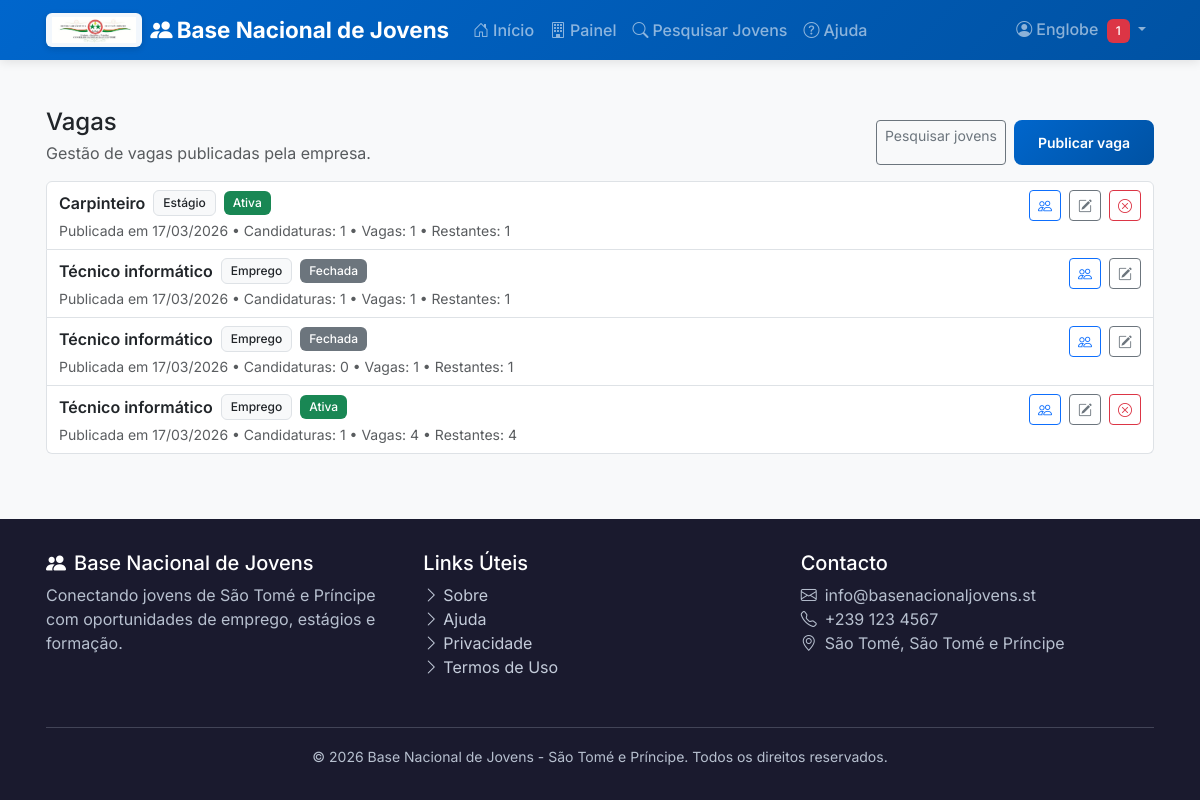
/companies/vagas/ (signed in), run on the app's committed database.
### accounts/models.py (models this page shows, shortened)
class User(AbstractBaseUser, PermissionsMixin):
    class ProfileType(models.TextChoices):
        JOVEM = 'JO', _('Jovem')
        OPERADOR = 'OP', _('Operador Distrital')
        EMPRESA = 'EMP', _('Empresa')
        ADMIN = 'ADM', _('Administrador')
        TECNICO = 'TEC', _('Técnico PNUD')
    email = models.EmailField(_('email address'), unique=True, blank=True, null=True)
    telefone = models.CharField(_('telefone'), max_length=20, unique=True)
    nome = models.CharField(_('nome completo'), max_length=255)
    perfil = models.CharField(
        _('perfil'),
        max_length=3,
        choices=ProfileType.choices,
        default=ProfileType.JOVEM
    )
    distrito = models.ForeignKey(
        'core.District',
        on_delete=models.SET_NULL,
        null=True,
        blank=True,
        verbose_name=_('distrito')
    )
    is_staff = models.BooleanField(_('staff status'), default=False)
    is_active = models.BooleanField(_('active'), default=True)
    is_verified = models.BooleanField(_('verificado'), default=False)
    consentimento_dados = models.BooleanField(
        _('consentimento para uso de dados'),
        default=False,
        help_text=_('Autorizo o uso dos meus dados para fins de empregabilidade')
    )
    consentimento_contacto = models.BooleanField(
        _('consentimento para contacto'),
        default=False,
        help_text=_('Autorizo ser contactado por SMS/WhatsApp/email')
    )
    data_consentimento = models.DateTimeField(null=True, blank=True)
    date_joined = models.DateTimeField(_('date joined'), default=timezone.now)
    last_login = models.DateTimeField(_('last login'), null=True, blank=True)
    nome_empresa = models.CharField(_('nome da empresa'), max_length=255, blank=True)
    nif = models.CharField(_('NIF'), max_length=20, blank=True)
    setor_empresa = models.CharField(_('setor'), max_length=100, blank=True)
    associacao_parceira = models.CharField(_('associação/parceiro'), max_length=255, blank=True)
    objects = UserManager()
    USERNAME_FIELD = 'telefone'
    REQUIRED_FIELDS = ['nome']
    class Meta:
        verbose_name = _('utilizador')
        verbose_name_plural = _('utilizadores')
        ordering = ['-date_joined']
    @property
    def is_jovem(self):
        return self.perfil == self.ProfileType.JOVEM
    @property
    def is_empresa(self):
        return self.perfil == self.ProfileType.EMPRESA
    def has_company_profile(self):
        return hasattr(self, 'company_profile')

### companies/models.py (models this page shows, shortened)
class JobPost(models.Model):
    TIPO_CHOICES = [
        ('EST', _('Estágio')),
        ('EMP', _('Emprego')),
        ('FOR', _('Formação')),
    ]
    ESTADO_CHOICES = [
        ('ATIVA', _('Ativa')),
        ('FECHADA', _('Fechada')),
        ('PAUSADA', _('Pausada')),
    ]
    company = models.ForeignKey(
        Company,
        on_delete=models.CASCADE,
        related_name='job_posts',
        verbose_name=_('empresa')
    )
    titulo = models.CharField(_('título'), max_length=255)
    descricao = models.TextField(_('descrição'))
    requisitos = models.TextField(_('requisitos'))
    tipo = models.CharField(_('tipo'), max_length=3, choices=TIPO_CHOICES)
    numero_vagas = models.PositiveIntegerField(
        _('número de vagas'),
        default=1
    )
    distrito = models.ForeignKey(
        'core.District',
        on_delete=models.SET_NULL,
        null=True,
        blank=True,
        verbose_name=_('distrito')
    )
    local_trabalho = models.CharField(_('local de trabalho'), max_length=255, blank=True)
    nivel_educacao = models.CharField(
        _('nível de educação requerido'),
        max_length=3,
        choices=settings.EDUCATION_LEVELS,
        blank=True
    )
    area_formacao = models.CharField(
        _('área de formação'),
        max_length=3,
        choices=settings.AREAS_FORMACAO,
        blank=True
    )
    experiencia_minima = models.IntegerField(
        _('experiência mínima (anos)'),
        default=0
    )
    salario = models.CharField(_('salário/remuneração'), max_length=255, blank=True)
    beneficios = models.TextField(_('benefícios'), blank=True)
    estado = models.CharField(
        _('estado'),
        max_length=10,
        choices=ESTADO_CHOICES,
        default='ATIVA'
    )
    data_publicacao = models.DateTimeField(_('publicada em'), auto_now_add=True)
    data_fecho = models.DateField(_('data de fecho'), null=True, blank=True)
    visualizacoes = models.PositiveIntegerField(_('visualizações'), default=0)
    class Meta:
        verbose_name = _('vaga')
        verbose_name_plural = _('vagas')
        ordering = ['-data_publicacao']
    @property
    def total_candidaturas(self):
        return self.applications.count()
    @property
    def vagas_preenchidas(self):
        if hasattr(self, 'aceites'):
            return self.aceites
        return self.applications.filter(estado='ACEITE').count()
    @property
    def vagas_restantes(self):
        return max(self.numero_vagas - self.vagas_preenchidas, 0)
    @property
    def tem_vagas_disponiveis(self):
        return self.vagas_restantes > 0

### companies/views.py (the view)
# urls.py: path('vagas/', views.job_list, name='job_list'),
@login_required
def job_list(request):
    if not request.user.is_empresa or not request.user.has_company_profile():
        messages.error(request, _('Acesso negado.'))
        return redirect('home')
    company = request.user.company_profile
    vagas = company.job_posts.all()
    context = {
        'vagas': vagas,
        'company': company
    }
    return render(request, 'companies/job_list_page.html', context)

### templates/companies/job_list_page.html (shortened to what this page needs)
{% extends 'base/base.html' %}
{% block content %}
<div class="container py-5">
  <div class="d-flex flex-wrap justify-content-between align-items-end gap-2 mb-3">
    <div>
      <h4 class="mb-1">Vagas</h4>
      <p class="text-muted mb-0">Gestão de vagas publicadas pela empresa.</p>
    </div>
    <div class="d-flex gap-2">
      <a href="{% url 'companies:search_youth' %}" class="btn btn-outline-secondary btn-sm">Pesquisar jovens</a>
      <a href="{% url 'companies:job_create' %}" class="btn btn-primary btn-sm">Publicar vaga</a>
    </div>
  </div>
  {% include 'companies/job_list.html' %}
</div>
{% endblock %}

### templates/base/base.html (shortened to what this page needs)
<!DOCTYPE html>
<html lang="pt-pt">
{% load static %}
{% load form_tags %}
<head>
    <link href="https://cdn.jsdelivr.net/npm/bootstrap@5.3.2/dist/css/bootstrap.min.css" rel="stylesheet">
    <link href="https://cdn.jsdelivr.net/npm/bootstrap-icons@1.11.1/font/bootstrap-icons.css" rel="stylesheet">
    <link rel="stylesheet" href="{% static 'css/main.css' %}">
</head>
<body>
    <nav class="navbar navbar-expand-lg navbar-dark">
        <div class="container">
            <a class="navbar-brand d-flex align-items-center gap-2" href="{% url 'home' %}">
                <img src="{% static 'img/cnj_logo.jpg' %}" alt="CNJ" class="navbar-logo">
                <span><i class="bi bi-people-fill me-1"></i>Base Nacional de Jovens</span>
            </a>
            <div class="collapse navbar-collapse" id="navbarNav">
                <ul class="navbar-nav me-auto">
                    <li class="nav-item">
                        <a class="nav-link" href="{% url 'home' %}">
                            <i class="bi bi-house-door me-1"></i>Início
                        </a>
                    </li>
                    {% if user.is_authenticated %}
                        {% if user.is_jovem %}
                            {% if user_has_profile %}
                                <li class="nav-item">
                                    <a class="nav-link" href="{% url 'profiles:detail' %}">
                                        <i class="bi bi-person me-1"></i>Meu Perfil
                                    </a>
                                </li>
                                <li class="nav-item">
                                    <a class="nav-link" href="{% url 'profiles:available_jobs' %}">
                                        <i class="bi bi-briefcase me-1"></i>Vagas Disponíveis
                                    </a>
                                </li>
                            {% else %}
                                <li class="nav-item">
                                    <a class="nav-link" href="{% url 'profiles:wizard' %}">
                                        <i class="bi bi-person-plus me-1"></i>Completar Perfil
                                    </a>
                                </li>
                            {% endif %}
                        {% elif user.is_empresa %}
                            <li class="nav-item">
                                <a class="nav-link" href="{% url 'companies:dashboard' %}">
                                    <i class="bi bi-building me-1"></i>Painel
                                </a>
                            </li>
                            <li class="nav-item">
                                <a class="nav-link" href="{% url 'companies:search_youth' %}">
                                    <i class="bi bi-search me-1"></i>Pesquisar Jovens
                                </a>
                            </li>
                        {% elif user.is_admin %}
                            <li class="nav-item">
                                <a class="nav-link" href="{% url 'dashboard:admin' %}">
                                    <i class="bi bi-speedometer2 me-1"></i>Admin
                                </a>
                            </li>
                        {% elif user.is_tecnico %}
                            <li class="nav-item">
                                <a class="nav-link" href="{% url 'dashboard:tecnico' %}">
                                    <i class="bi bi-graph-up me-1"></i>Dashboard
                                </a>
                            </li>
                        {% endif %}
                    {% else %}
                        <li class="nav-item">
                            <a class="nav-link" href="{% url 'accounts:login' %}?next={% url 'profiles:available_jobs' %}">
                                <i class="bi bi-briefcase me-1"></i>Vagas Disponíveis
                            </a>
                        </li>
                    {% endif %}
                    <li class="nav-item">
                        <a class="nav-link" href="{% url 'help' %}">
                            <i class="bi bi-question-circle me-1"></i>Ajuda
                        </a>
                    </li>
                </ul>
                <ul class="navbar-nav">
                    {% if user.is_authenticated %}
                        <li class="nav-item dropdown">
                            <a class="nav-link dropdown-toggle" href="#" id="userDropdown" role="button" data-bs-toggle="dropdown">
                                <i class="bi bi-person-circle me-1"></i>{{ user.nome|truncatechars:20 }}
                                {% if unread_notifications_count > 0 %}
                                    <span class="badge bg-danger ms-1">{{ unread_notifications_count }}</span>
                                {% endif %}
                            </a>
                        </li>
                    {% endif %}
                </ul>
            </div>
        </div>
    </nav>
    <main>
        {% block content %}{% endblock %}
    </main>
    <footer class="footer">
        <div class="container">
            <div class="row">
                <div class="col-md-4 mb-3">
                    <h5><i class="bi bi-people-fill me-2"></i>Base Nacional de Jovens</h5>
                    <p class="text-footer">Conectando jovens de São Tomé e Príncipe com oportunidades de emprego, estágios e formação.</p>
                </div>
                <div class="col-md-4 mb-3">
                    <h5>Links Úteis</h5>
                    <ul class="list-unstyled">
                        <li><a href="{% url 'about' %}"><i class="bi bi-chevron-right me-1"></i>Sobre</a></li>
                        <li><a href="{% url 'help' %}"><i class="bi bi-chevron-right me-1"></i>Ajuda</a></li>
                        <li><a href="{% url 'privacy' %}"><i class="bi bi-chevron-right me-1"></i>Privacidade</a></li>
                        <li><a href="{% url 'terms' %}"><i class="bi bi-chevron-right me-1"></i>Termos de Uso</a></li>
                    </ul>
                </div>
                <div class="col-md-4 mb-3">
                    <h5>Contacto</h5>
                    <p class="text-footer">
                        <i class="bi bi-envelope me-2"></i>info@basenacionaljovens.st<br>
                        <i class="bi bi-telephone me-2"></i>+239 123 4567<br>
                        <i class="bi bi-geo-alt me-2"></i>São Tomé, São Tomé e Príncipe
                    </p>
                </div>
            </div>
            <hr class="my-3">
            <div class="text-center text-footer">
                <small>&copy; {% now "Y" %} Base Nacional de Jovens - São Tomé e Príncipe. Todos os direitos reservados.</small>
            </div>
        </div>
    </footer>
</body>
</html>

### templates/companies/job_list.html (shortened to what this page needs)
{% if vagas %}
  <div class="list-group">
    {% for vaga in vagas %}
      <div class="list-group-item">
        <div class="d-flex flex-wrap justify-content-between align-items-start gap-2">
          <div>
            <div class="fw-semibold d-flex flex-wrap align-items-center gap-2">
              <span>{{ vaga.titulo }}</span>
              <span class="badge bg-light text-dark border">{{ vaga.get_tipo_display }}</span>
              <span class="badge {% if vaga.estado == 'ATIVA' %}bg-success{% elif vaga.estado == 'PAUSADA' %}bg-warning text-dark{% else %}bg-secondary{% endif %}">
                {{ vaga.get_estado_display }}
              </span>
            </div>
            <div class="small text-muted mt-1">
              {% if vaga.data_publicacao %}Publicada em {{ vaga.data_publicacao|date:"d/m/Y" }}{% endif %}
              {% if vaga.total_candidaturas %} • Candidaturas: {{ vaga.total_candidaturas }}{% else %} • Candidaturas: 0{% endif %}
              • Vagas: {{ vaga.numero_vagas }} • Restantes: {{ vaga.vagas_restantes }}
            </div>
          </div>
          <div class="d-flex flex-wrap gap-2">
            <a class="btn btn-outline-primary btn-sm" href="{% url 'companies:job_applications' vaga.id %}">
              <i class="bi bi-people" title="Ver candidaturas" aria-label="Ver candidaturas"></i>
            </a>
            <a class="btn btn-outline-secondary btn-sm" href="{% url 'companies:job_edit' vaga.id %}">
              <i class="bi bi-pencil-square" title="Editar vaga" aria-label="Editar vaga"></i>
            </a>
            {% if vaga.estado == 'ATIVA' %}
              <a class="btn btn-outline-danger btn-sm"
                 href="{% url 'companies:job_close' vaga.id %}"
                 onclick="return confirm('Fechar esta vaga?');">
                <i class="bi bi-x-circle" title="Fechar vaga" aria-label="Fechar vaga"></i>
              </a>
            {% endif %}
          </div>
        </div>
      </div>
    {% endfor %}
  </div>
{% else %}
  <div class="alert alert-info mb-0">Nenhuma vaga encontrada.</div>
{% endif %}

### data on the page
User: nome "Englobe"
JobPost: titulo "Carpinteiro", tipo "Estágio", estado "Ativa", data_publicacao "17/03/2026", total_candidaturas "1", numero_vagas "1", vagas_restantes "1"
JobPost: titulo "Técnico informático", tipo "Emprego", estado "Fechada", data_publicacao "17/03/2026", total_candidaturas "1", numero_vagas "1", vagas_restantes "1"
JobPost: titulo "Técnico informático", tipo "Emprego", estado "Fechada", data_publicacao "17/03/2026", shows "• Candidaturas: 0", numero_vagas "1", vagas_restantes "1"
JobPost: titulo "Técnico informático", tipo "Emprego", estado "Ativa", data_publicacao "17/03/2026", total_candidaturas "1", numero_vagas "4", vagas_restantes "4"

### other printed values
{{ unread_notifications_count }} "1"
